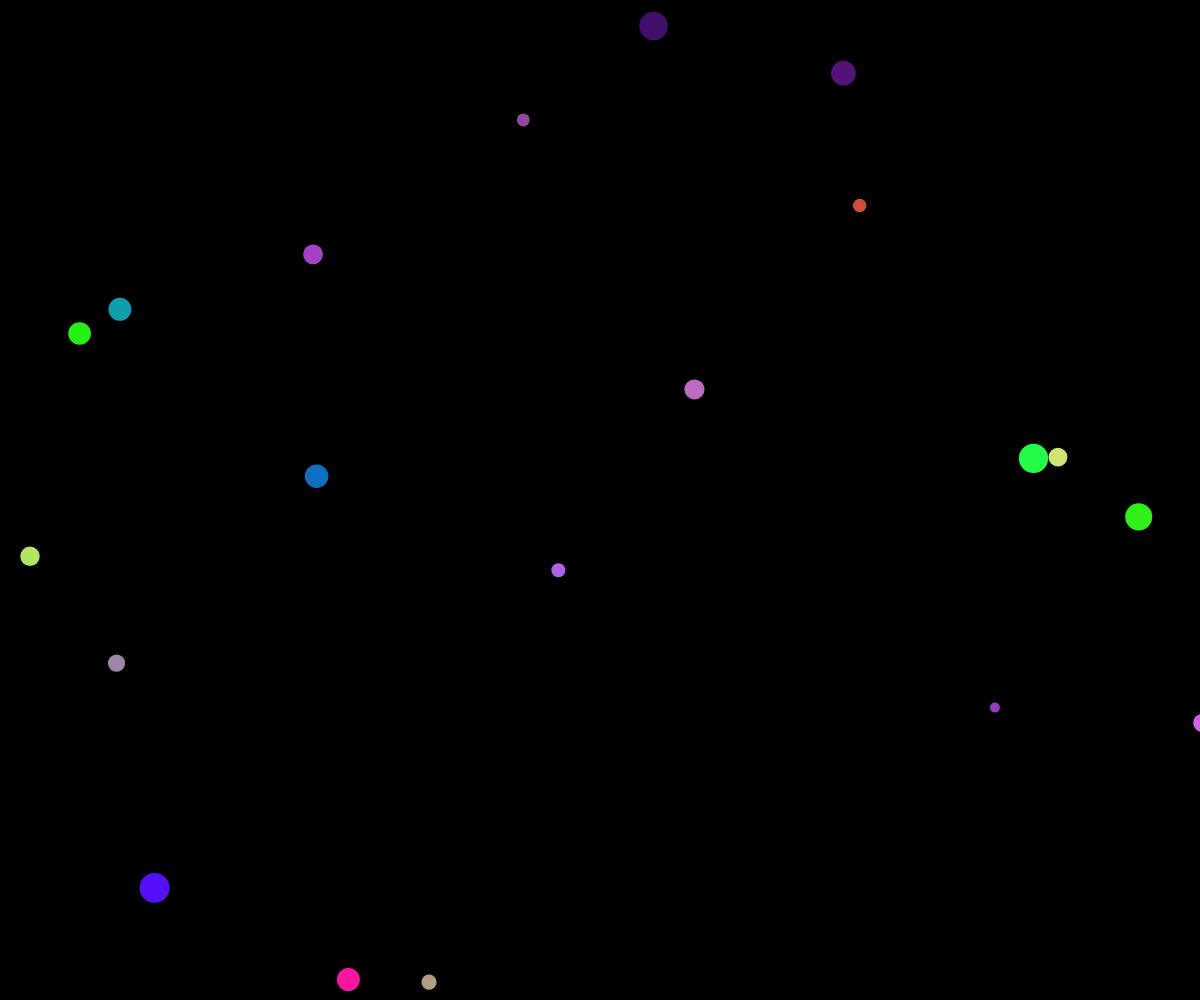
Frame 1 (no input)
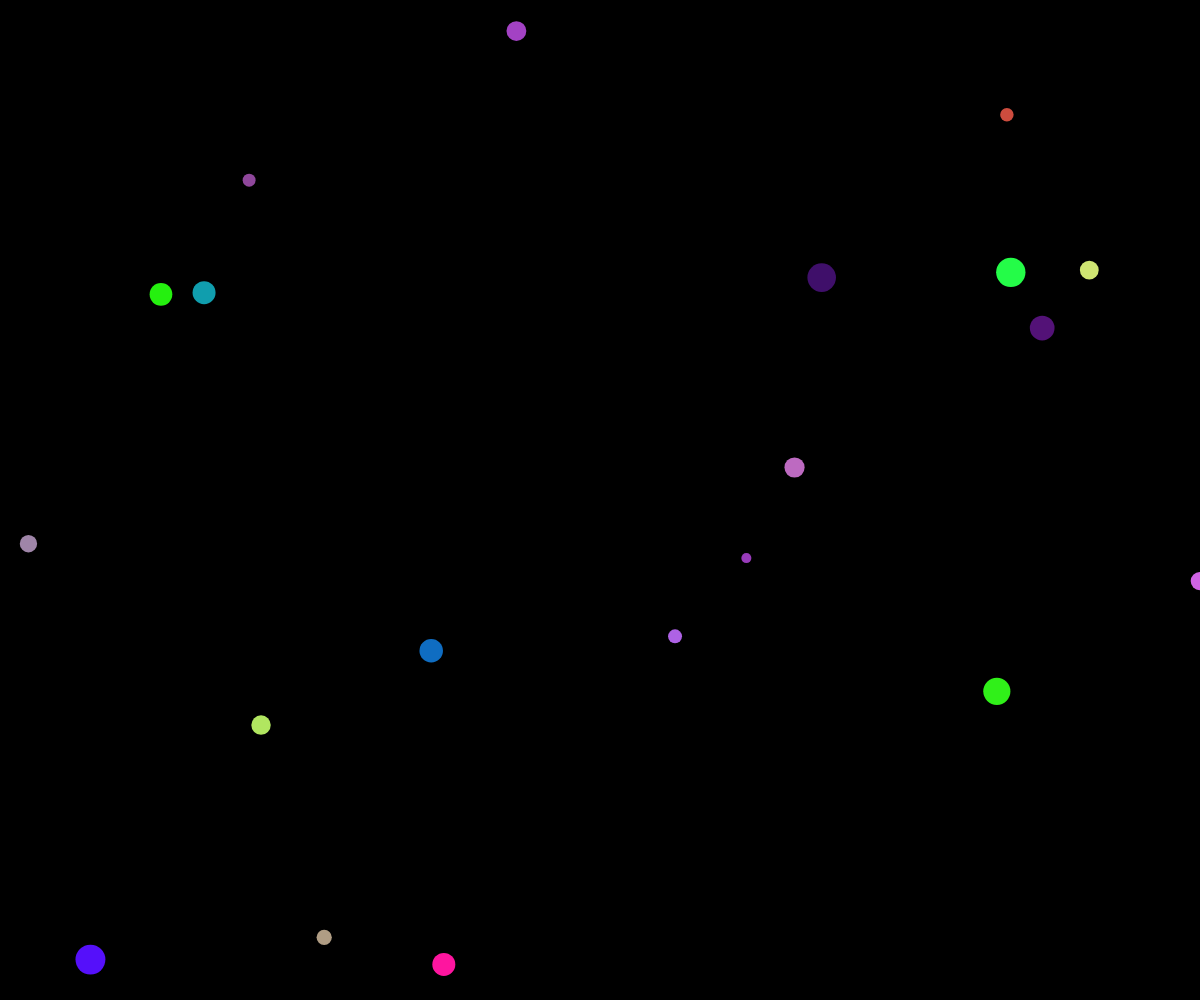
Frame 60 (no input)
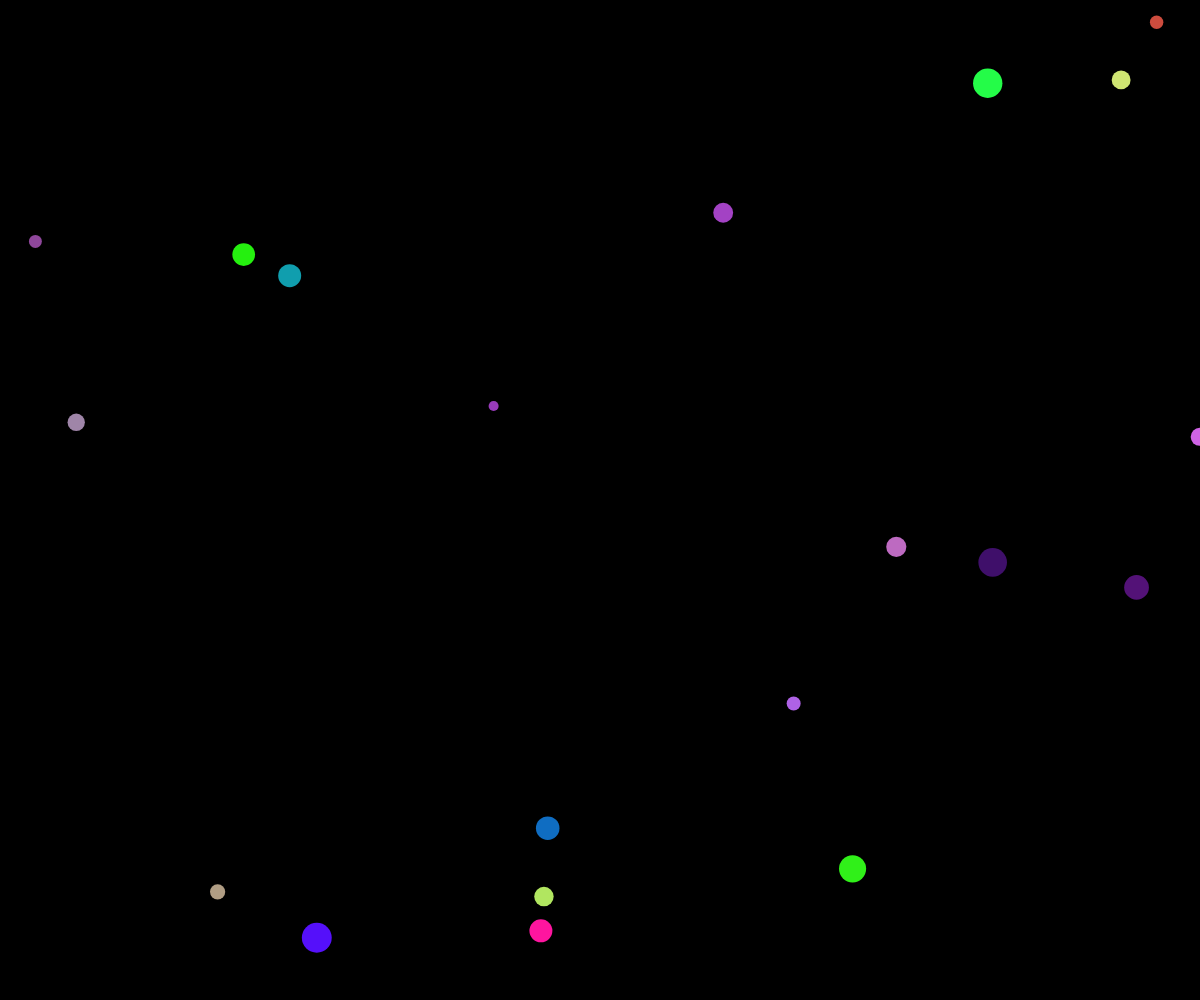
Frame 120 (the mouse pressed at the canvas centre since frame 60)

The p5.js sketch that drew these frames (run headless with seeded random() and noise() and a simulated clock; from frame 60 on, the mouse is pressed at the canvas centre):

// p5.js sketch
// ── sketch.js
let balls = [];

function setup() {
  createCanvas(windowWidth, windowHeight);
  // Create multiple balls
  for (let i = 0; i < 20; i++) {
    balls.push(new Ball(random(width), random(height)));
  }
}

function draw() {
  background(0); // Clear the screen with a black background

  for (let ball of balls) {
    ball.update(); // Update ball position and state
    ball.display(); // Draw the ball
  }
}

class Ball {
  constructor(x, y) {
    this.position = createVector(x, y);
    this.velocity = createVector(random(-5, 5), random(-5, 5));
    this.color = color(random(255), random(255), random(255));
    this.size = random(10, 30);
  }

  // Update the ball's position and handle edge collisions
  update() {
    this.position.add(this.velocity);
    // Reflect off edges by reversing velocity
    if (this.position.x > width - this.size / 2 || this.position.x < this.size / 2) {
      this.velocity.x *= -1;
    }
    if (this.position.y > height - this.size / 2 || this.position.y < this.size / 2) {
      this.velocity.y *= -1;
    }
  }

  // Draw the ball
  display() {
    fill(this.color);
    noStroke();
    ellipse(this.position.x, this.position.y, this.size, this.size);
  }
}

function windowResized() {
  resizeCanvas(windowWidth, windowHeight);
}
